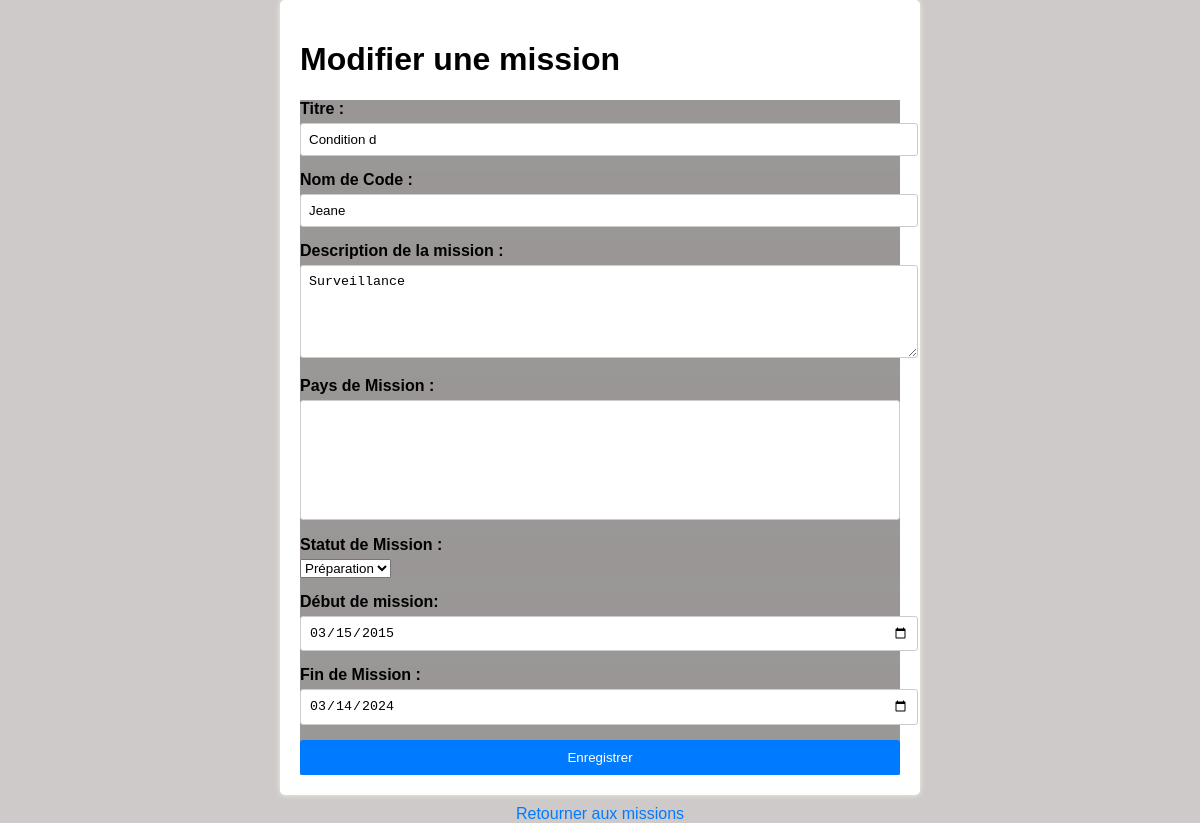
/modifier_mission.php?id=1, run on the app's committed database.
### tables this page shows
CREATE TABLE `kgb_missions` (
  `id` int(11) NOT NULL,
  `titre` varchar(11) NOT NULL,
  `description` varchar(15) NOT NULL,
  `nom_de_code` varchar(11) NOT NULL,
  `pays` varchar(11) NOT NULL,
  `statut` varchar(7) NOT NULL,
  `debut_mission` date NOT NULL,
  `fin_mission` date NOT NULL
);

### modifier_mission.php (the view, shortened to what this page needs)
<?php
require_once 'back/config.php';
if ($_SERVER["REQUEST_METHOD"] == "POST") {
    $missionId = $_POST['mission_id'];
    $titre = $_POST['titre'];
    $nom_de_code = $_POST['nom_de_code'];
    $description = $_POST['description'];
    $pays = implode(',', $_POST['pays']);
    $statut = $_POST['statut'];
    $debut_mission = $_POST['debut_mission'];
    $fin_mission = $_POST['fin_mission'];
    try {
        $query = "UPDATE kgb_missions SET titre = :titre, nom_de_code = :nom_de_code, description = :description, pays = :pays, statut = :statut, debut_mission = :debut_mission, fin_mission = :fin_mission WHERE id = :mission_id";
        $stmt = $conn->prepare($query);
        $stmt->bindParam(':titre', $titre);
        $stmt->bindParam(':nom_de_code', $nom_de_code);
        $stmt->bindParam(':description', $description);
        $stmt->bindParam(':pays', $pays);
        $stmt->bindParam(':statut', $statut);
        $stmt->bindParam(':debut_mission', $debut_mission);
        $stmt->bindParam(':fin_mission', $fin_mission);
        $stmt->bindParam(':mission_id', $missionId);
        $stmt->execute();
        $_SESSION['success_message'] = "La mission a été modifiée avec succès.";
        header("Location: missions.php");
        exit();
    } catch (PDOException $e) {
        $_SESSION['error_message'] = "Une erreur s'est produite lors de la modification de la mission : " . $e->getMessage();
        header("Location: missions.php");
        exit();
    }
} else {
    if (isset($_GET['id'])) {
        $missionId = $_GET['id'];
        try {
            $query = "SELECT * FROM kgb_missions WHERE id = :mission_id";
            $stmt = $conn->prepare($query);
            $stmt->bindParam(':mission_id', $missionId);
            $stmt->execute();
            $mission = $stmt->fetch(PDO::FETCH_ASSOC);
        } catch (PDOException $e) {
            $_SESSION['error_message'] = "Une erreur s'est produite lors de la récupération de la mission : " . $e->getMessage();
            header("Location: missions.php");
            exit();
        }
    } else {
        $_SESSION['error_message'] = "L'ID de la mission n'a pas été spécifié.";
        header("Location: missions.php");
        exit();
    }
}
?>
<!DOCTYPE html>
<html lang="fr">
<head>
    <link rel="stylesheet" href="style3.css">
</head>
<body>
    <div class="container">
        <h1>Modifier une mission</h1>
        <form method="POST" action="">
            <div class="form-group">
                <label for="titre">Titre :</label>
                <input type="text" name="titre" id="nom" value="<?php echo $mission['titre']; ?>" required>
            </div>
            <div class="form-group">
                <label for="nom_de_code">Nom de Code :</label>
                <input type="text" name="nom_de_code" id="nom_de_code" value="<?php echo $mission['nom_de_code']; ?>" required>
            </div>
            <div class="form-group">
                <label for="description">Description de la mission :</label>
                <textarea name="description" id="description" rows="5" required><?php echo $mission['description']; ?></textarea>
            </div>
            <div class="form-group">
                <label for="pays">Pays de Mission :</label>
                <select name="pays[]" id="pays" multiple required>
                </select>
            </div>
            <div class="form-group">
                <label for="statut">Statut de Mission :</label>
                <select name="statut" id="statut" required>
                    <option value="Préparation" <?php if ($mission['statut'] == 'Préparation') echo 'selected'; ?>>Préparation</option>
                </select>
            </div>
            <div class="form-group">
                <label for="debut_mission">Début de mission:</label>
                <input type="date" name="debut_mission" id="debut_mission" value="<?php echo $mission['debut_mission']; ?>" required>
            </div>
           <div class="form-group">
              <label for="fin_mission">Fin de Mission :</label>
               <input type="date" name="fin_mission" id="fin_mission" value="<?php echo $mission['fin_mission']; ?>" required>
            </div>
            <button type="submit">Enregistrer</button>
        </form>
    </div>
    <a href="missions.php">Retourner aux missions</a>
</body>
</html>

### style3.css (style rules this page uses)
body { font-family: Arial, sans-serif; background-color: rgb(206, 202, 202); margin: 0; padding: 0; }
.container { max-width: 600px; margin: 0 auto; padding: 20px; background-color: #fff; border-radius: 5px; box-shadow: 0 0 5px beige; }
.form-group { margin-bottom: 15px; background: #9a9696; }
label { display: block; font-weight: bold; margin-bottom: 5px; }
input[type="text"], input[type="date"], textarea { width: 100%; padding: 8px; border: 1px solid #ccc; border-radius: 3px; }
select[multiple] { width: 100%; height: 120px; padding: 8px; border: 1px solid #ccc; border-radius: 3px; }
button[type="submit"] { display: block; width: 100%; padding: 10px; background-color: #007bff; color: #fff; border: none; border-radius: 3px; cursor: pointer; }
a { display: block; margin-top: 10px; text-align: center; color: #007bff; text-decoration: none; }
form { background: #9a9797; }

### data on the page
kgb_missions: titre "Condition d", nom_de_code "Jeane", description "Surveillance", debut_mission "03/15/2015", fin_mission "03/14/2024"
